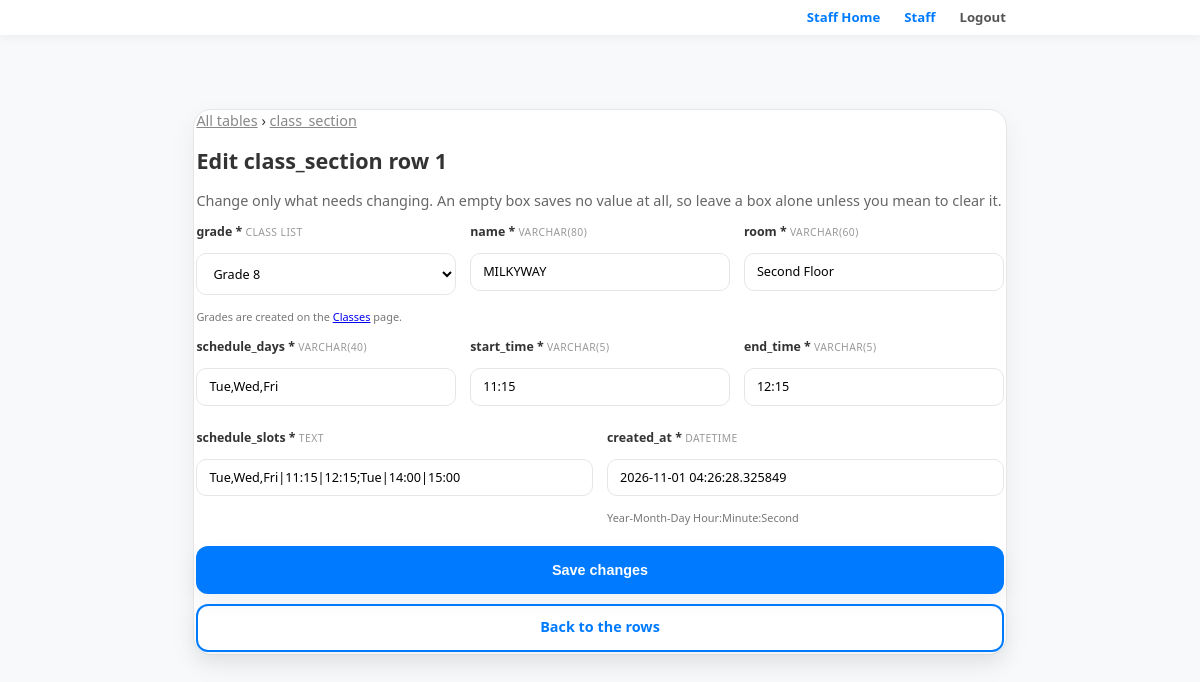
The page /admin/database/class_section/1 (signed in) on the database its author committed.
### app.py (models this page shows)
class SectionLevel(db.Model):
    __tablename__ = 'class_section'
    id = db.Column(db.Integer, primary_key=True)
    grade = db.Column(db.String(40), nullable=False, index=True)
    name = db.Column(db.String(80), nullable=False)
    room = db.Column(db.String(60), nullable=False, default='')
    schedule_days = db.Column(db.String(40), nullable=False, default='')
    start_time = db.Column(db.String(5), nullable=False, default='')
    end_time = db.Column(db.String(5), nullable=False, default='')
    schedule_slots = db.Column(db.Text, nullable=False, default='')
    created_at = db.Column(db.DateTime, nullable=False, default=datetime.utcnow)
    __table_args__ = (db.UniqueConstraint('grade', 'name', name='uq_section_in_grade'),)

class GradeLevel(db.Model):
    __tablename__ = 'grade_level'
    id = db.Column(db.Integer, primary_key=True)
    name = db.Column(db.String(40), unique=True, nullable=False, index=True)
    created_at = db.Column(db.DateTime, nullable=False, default=datetime.utcnow)

### app.py (the view, shortened to what this page needs)
@app.route('/admin/database/<table>/<identity>', methods=['GET', 'POST'])
@admin_required
def admin_database_row(table, identity):
    row, cols = db_row(table, identity)
    key = db_pk(cols)
    if row is None or not key:
        return redirect(url_for('admin_database_table', table=table)
                        if table in db_tables() else url_for('admin_database'))
    editable = [c for c in cols if c['name'] != key['name']]
    message = None
    errors = {}
    typed = None
    class_map = class_choices()
    users = user_picks(table)
    return render_template(
        'admin_database_row.html',
        user=current_user(),
        table=table,
        key=key,
        identity=identity,
        fields=db_form_fields(editable, row, typed, class_map, users),
        class_map=class_map,
        message=message,
        problem=' '.join(errors.values()) if errors else '',
    )

### app.py (called while the page is built)
def admin_db_cache(key, query):
    global _ADMIN_DB_CACHE_AT
    now = time.time()
    if now - _ADMIN_DB_CACHE_AT >= 1.0:
        _ADMIN_DB_CACHE.clear()
        _ADMIN_DB_CACHE_AT = now
    if key not in _ADMIN_DB_CACHE:
        _ADMIN_DB_CACHE[key] = query()
    return _ADMIN_DB_CACHE[key]

def normalize_caps(values):
    out = []
    for value in values or []:
        if not str(value).strip():
            continue
        key = str(value).strip().lower().replace('-', '_')
        for canonical, spellings in CAPABILITY_ALIASES.items():
            if key in spellings or key == canonical.replace('_', ' '):
                key = canonical
                break
        if key not in out:
            out.append(key)
    return out

def caps_match(want, caps):
    wanted = normalize_caps([want])
    return bool(wanted) and wanted[0] in normalize_caps(caps)

def cap_label(capability):
    folded = normalize_caps([capability])
    if not folded:
        return ''
    return CAP_LABELS.get(folded[0], folded[0].replace('_', ' '))

def admin_levels():
    def load():
        out = {level: [] for level in reversed(ADMIN_LEVELS)}
        for row in admin_sql('SELECT level, capability FROM roles ORDER BY level',
                             as_rows=True):
            out.setdefault(row['level'], []).append(row['capability'])
        return out
    return admin_db_cache('levels', load)

def roles_for(level):
    if not level:
        return []
    key = LEGACY_LEVEL_KEYS.get(level, level)
    caps = normalize_caps(admin_levels().get(key))
    return caps or level_caps(key)

def admin_account(email):
    address = str(email or '').strip().lower()
    if not address:
        return None
    return admin_db_cache(
        ('account', address),
        lambda: admin_sql('SELECT email, password, level, supervisor FROM accounts '
                          'WHERE lower(email) = ?', (address,), one=True))

def section_choices_for(grade):
    return [row.name for row in
            SectionLevel.query.filter_by(grade=grade or '').order_by(
                SectionLevel.name, SectionLevel.id).all()]

def grade_choices():
    return [row.name for row in GradeLevel.query.order_by(GradeLevel.id).all()]

def class_choices():
    return {grade: section_choices_for(grade) for grade in grade_choices()}

def current_user():
    uid = session.get('user_id')
    if not uid:
        return None
    return db.session.get(User, uid)

def quote_ident(name):
    return '"' + str(name).replace('"', '""') + '"'

### templates/admin_database_row.html (shortened to what this page needs)
{% extends "base.html" %}
{% block content %}
<div class="container card">
    <p style="margin: 0;">
        <a href="/admin/database" style="color: #888;">All tables</a> &rsaquo;
        <a href="/admin/database/{{ table }}" style="color: #888;">{{ table }}</a>
    </p>
    <h2>Edit {{ table }} row {{ identity }}</h2>
    <p style="color: #666; margin-top: 0;">
        Change only what needs changing. An empty box saves no value at all, so leave a
        box alone unless you mean to clear it.
    </p>
    <form method="POST" class="db-form">
        {% for f in fields %}
            {% if f.kind == 'hash' %}
                <div class="db-field">
                    <label>Password</label>
                    <p class="db-help">
                        The stored password is hidden and stays as it is unless you type a new
                        one here. This is how you let a student back into an account.
                    </p>
                    <input type="password" name="__new_password__" minlength="8"
                           autocomplete="new-password" placeholder="Leave empty to keep it">
                </div>
            {% elif f.multi %}
                <div class="db-field db-field-wide">
                    <label>{{ f.name }} <span class="db-type">{{ f.type or 'text' }}</span></label>
                    <textarea name="{{ f.name }}" rows="8" spellcheck="false">{{ f.value }}</textarea>
                </div>
            {% elif f.kind == 'grade' or f.kind == 'section' %}
                <div class="db-field">
                    <label>{{ f.name }}{% if f.notnull %} *{% endif %}
                        <span class="db-type">{{ f.type }}</span></label>
                    <select name="{{ f.name }}"
                            {% if f.kind == 'grade' %}id="dbGrade" data-grade-pick
                            {% else %}id="dbSection" data-section-pick data-from="dbGrade"
                                  data-current="{{ f.value }}"{% endif %}>
                        {% for choice in f.options %}
                        <option value="{{ choice }}" {% if choice == f.value %}selected{% endif %}>{{ choice }}</option>
                        {% endfor %}
                    </select>
                    <p class="db-help">
                        {% if f.kind == 'grade' %}Grades are created on the
                            <a href="/admin/classes">Classes</a> page.
                        {% else %}This list follows the grade level above.
                        {% endif %}
                    </p>
                </div>
            {% elif f.kind == 'number' %}
                <div class="db-field">
                    <label>{{ f.name }}{% if f.notnull %} *{% endif %}
                        <span class="db-type">{{ f.type }}</span></label>
                    <input type="number" step="1" name="{{ f.name }}" value="{{ f.value }}">
                </div>
            {% elif f.kind == 'datetime' %}
                <div class="db-field">
                    <label>{{ f.name }}{% if f.notnull %} *{% endif %}
                        <span class="db-type">{{ f.type }}</span></label>
                    <input type="text" name="{{ f.name }}" value="{{ f.value }}"
                           placeholder="2026-10-27 15:30:00">
                    <p class="db-help">Year-Month-Day Hour:Minute:Second</p>
                </div>
            {% else %}
                <div class="db-field">
                    <label>{{ f.name }}{% if f.notnull %} *{% endif %}
                        <span class="db-type">{{ f.type }}</span></label>
                    <input type="text" name="{{ f.name }}" value="{{ f.value }}">
                </div>
            {% endif %}
        {% endfor %}
        <div class="db-actions">
            <button type="submit" class="btn btn-primary cta">Save changes</button>
            <a href="/admin/database/{{ table }}" class="btn btn-outline cta">Back to the rows</a>
        </div>
    </form>
</div>
{% endblock %}

### static/style.css (style rules this page uses)
:root { --primary: #007bff; --primary-hover: #0056b3; --success: #28a745; --danger: #dc3545; --dark: #333; --light-bg: #f8f9fa; --border: #e6e6e6; --shadow: 0 8px 22px rgba(0,0,0,0.08); --app-maxw: 860px; --radius-lg: 18px; --radius-md: 14px; --nav-h: 35px; }
* { box-sizing: border-box; }
html, body { height: 100%; }
html { font-size: clamp(14px, 1.2vw, 16.5px); }
body { font-family: 'Segoe UI', Roboto, Helvetica, Arial, sans-serif; line-height: 1.23; margin: 0; padding: 0; background-color: var(--light-bg); color: var(--dark); -webkit-font-smoothing: antialiased; -moz-osx-font-smoothing: grayscale; }
a, button { -webkit-tap-highlight-color: rgba(0,0,0,0); }
.container { width: 95%; max-width: var(--app-maxw); margin: calc(var(--nav-h) + 1px) auto 1px auto; padding: 2px; }
div { margin: 0; }
.card { background: #ffffff; padding: 2px; border-radius: var(--radius-lg); border: 1px solid var(--border); box-shadow: 0 10px 28px rgba(0,0,0,0.06); }
input, select { width: 100%; padding: 12px; margin: 10px 0; border: 1px solid var(--border); border-radius: 8px; font-size: clamp(0.98rem, 1.35vw, 1rem); }
button, .btn { width: 100%; padding: 12px; max-width: 100%; border: none; border-radius: 12px; font-size: clamp(0.98rem, 1.6vw, 1rem); font-weight: 800; cursor: pointer; transition: transform 0.05s ease, background-color 0.15s ease, box-shadow 0.15s ease, border-color 0.15s ease; text-align: center; text-decoration: none; display: block; -webkit-user-select: none; user-select: none; box-shadow: 0 8px 20px rgba(0,0,0,0.06); color: #ffffff; }
.btn-primary { background: var(--primary); color: white; }
.btn-outline { background: transparent; border: 2px solid var(--primary); color: var(--primary); }
.cta { width: 100%; max-width: 100%; min-height: 48px; }
@media (min-width: 681px) { .cta { padding-left: 18px; padding-right: 18px; } }
h1, h2, h3, p, li, span, div { overflow-wrap:anywhere; word-break: break-word; }
.container { box-sizing: border-box; }
.db-form { display: flex; flex-wrap: wrap; gap: 14px; margin-top: 14px; }
.db-field { flex: 1 1 220px; min-width: 0; }
.db-field label { display: block; font-weight: 700; font-size: 0.86rem; margin-bottom: 4px; }
.db-field input, .db-field textarea { width: 100%; padding: 10px 12px; border: 1px solid var(--border); border-radius: 10px; font: inherit; font-size: 0.88rem; background: #fff; }
.db-type { color: #999; font-weight: 400; font-size: 0.72rem; text-transform: uppercase; letter-spacing: 0.04em; }
.db-help { margin: 4px 0 0; color: #777; font-size: 0.76rem; line-height: 1.4; }
.db-actions { flex: 1 1 100%; display: flex; gap: 10px; flex-wrap: wrap; margin-top: 6px; }
.db-field select { width: 100%; padding: 10px 12px; border: 1px solid var(--border); border-radius: 10px; font: inherit; font-size: 0.88rem; background: #fff; }

### rows shown on the page
SectionLevel: name "grade", type "CLASS LIST", grade "Grade 8", shows "Grades are created on the", name "name", type "VARCHAR(80)", name "MILKYWAY", name "room", type "VARCHAR(60)", room "Second Floor", name "schedule_days", type "VARCHAR(40)", schedule_days "Tue,Wed,Fri", name "start_time", type "VARCHAR(5)", start_time "11:15", name "end_time", end_time "12:15", name "schedule_slots", type "TEXT", schedule_slots "Tue,Wed,Fri|11:15|12:15;Tue|14:00|15:00", name "created_at", type "DATETIME", created_at "2026-11-01 04:26:28.325849"

### other values the page prints
{{ table }} "class_section"
{{ identity }} "1"
